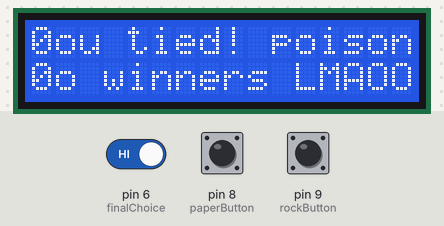
A sketch run on a simulated Arduino Uno, built with avr-gcc and run on an emulated ATmega328P. Shown: 16×2 character LCD. The test bench sets the inputs (shaded band); at power-on: pin 6 (finalChoice) HIGH, pin 8 (paperButton) LOW, pin 9 (rockButton) LOW.

Above: at 1.2 s.
1.3 s: pin 6 (finalChoice) driven LOW
At 6.2 s:
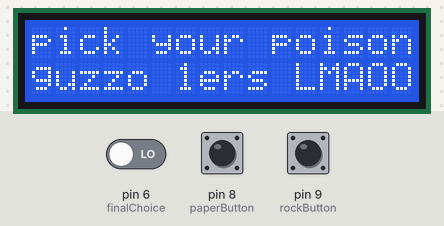
6.5 s: pin 6 (finalChoice) driven HIGH
At 7.3 s:
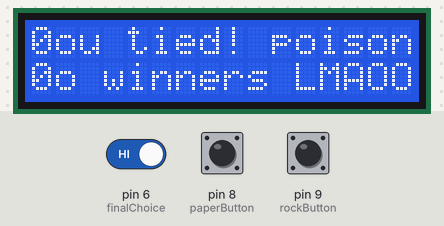
Timing chart, 0 to 9.5 s (numbered marks = the images above; inputs shaded):
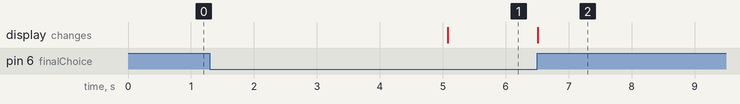

The sketch:

Block3.ino
```cpp
#include <LiquidCrystal.h>

#define rockButton 9
#define paperButton 8
#define scissorsButton 7
#define finalChoice 6

LiquidCrystal lcd(12, 11, 5, 4, 3, 2);

int player1Score = 0;
unsigned int player1Final = 0;
int player2Score = 0;
unsigned int player2Final = 0;
int state = 0;


//add delay after pressing the finalChoice button
unsigned long lastDebounceTime = 0;
unsigned long debounceDelay = 50;
bool buttonState;
bool lastButtonState = LOW;


const int win_matrix[3][3] = {
  // Column = Player1 choose rock, paper or scissors
  // Row = Player2 choose rock paper or scissors
  { 0,                  1,                  -1 },
  { -1,                 0,                   1 },
  { 1,                  -1,                  0 }
};


void setup()
{
  Serial.begin(9600);
  pinMode(rockButton, INPUT);
  pinMode(paperButton, INPUT);
  pinMode(scissorsButton, INPUT);
  pinMode(finalChoice, INPUT);
  lcd.begin(16, 2);
  lcd.setCursor(0,0);
}


// game functions
void player1Wins(void)
{
  player1Score += 1;
  lcd.setCursor(0,0);
  lcd.print("Player 1 Wins!");
  lcd.setCursor(0,1);
  lcd.print("POGGERS");
}

void player2Wins(void)
{
  player2Score += 1;
  lcd.setCursor(0,0);
  lcd.print("Player 2 Wins!");
  lcd.setCursor(0,1);
  lcd.print("POGGERS");
}

void playersTied(void)
{
  lcd.setCursor(0,0);
  lcd.print("You tied!");
  lcd.setCursor(0,1);
  lcd.print("No winners LMAOO");
}

void displayScores(void)
{
  lcd.setCursor(0,0);
  lcd.print(player1Score);
  lcd.setCursor(0,1);
  lcd.print(player2Score);
}


// add debounce button function here

int readPlayerFinalChoice(void)
{

}

//game loop
void loop()
{


  if (state == 0) // Player 1 makes a choice
  {
    lcd.setCursor(0,0);
    lcd.print("pick your poison");
    lcd.setCursor(0,1);
    lcd.print("guzzo 1");

    // finalChoice button stores answer to variable player1Final
    while (digitalRead(finalChoice) == LOW)
    {
      player1Final = (digitalRead(rockButton) == HIGH) ? 0 : (digitalRead(paperButton) == HIGH) ? 1 : -1; // Map button press to choice (0 for rock, 1 for paper, -1 for scissors)
    }

    state = 1;
  }

  if (state == 1) // Player 2 makes a choice
  {
    lcd.setCursor(0,0);
    lcd.print("pick your poison");
    lcd.setCursor(0,1);
    lcd.print("guzzo 2");

    // finalChoice button stores answer to variable player2Final

    while (!digitalRead(finalChoice))
    {
      player2Final = (digitalRead(rockButton) == HIGH) ? 0 : (digitalRead(paperButton) == HIGH) ? 1 : -1;
    }

    state = 2;
  }

  if (state == 2) // Check who the winner is
  {
    // if check player1 Win == True
    // player1Wins();

    // else if check player2 wins == True
    // player2Wins();

    // else
    // playersTied();

    int outcome = win_matrix[player1Final][player2Final];  // Determines the winner using the matrix
    if (outcome == -1)
      player1Wins();
    else if (outcome == 1)
      player2Wins();
    else // (outcome == 0)
      playersTied();


    displayScores();
    delay(5000);  // After 5 seconds, the game starts again
    state = 0;  // This loops back to the beginning
  }
}
```

Measured:
- after the input at 1.3 s, the display: changes after 3.8 s (image 1)
- after the input at 6.5 s, the display: changes at once (image 2)
